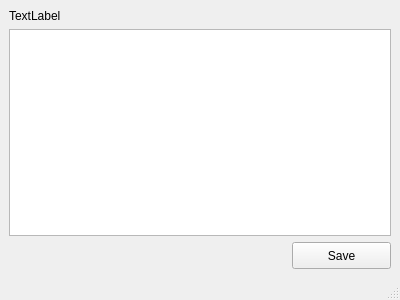
<?xml version="1.0" encoding="UTF-8"?>
<ui version="4.0">
 <class>MainWindowErr</class>
 <widget class="QMainWindow" name="MainWindowErr">
  <property name="geometry">
   <rect>
    <x>0</x>
    <y>0</y>
    <width>400</width>
    <height>300</height>
   </rect>
  </property>
  <property name="windowTitle">
   <string>MYRaf3 - Error</string>
  </property>
  <widget class="QWidget" name="centralwidget">
   <layout class="QGridLayout" name="gridLayout">
    <item row="0" column="0">
     <widget class="QLabel" name="Err_label">
      <property name="text">
       <string>TextLabel</string>
      </property>
     </widget>
    </item>
    <item row="1" column="0" colspan="2">
     <widget class="QListWidget" name="Err_listWidget"/>
    </item>
    <item row="2" column="0">
     <spacer name="horizontalSpacer">
      <property name="orientation">
       <enum>Qt::Horizontal</enum>
      </property>
      <property name="sizeHint" stdset="0">
       <size>
        <width>274</width>
        <height>20</height>
       </size>
      </property>
     </spacer>
    </item>
    <item row="2" column="1">
     <widget class="QPushButton" name="Err_pushButton">
      <property name="minimumSize">
       <size>
        <width>99</width>
        <height>27</height>
       </size>
      </property>
      <property name="maximumSize">
       <size>
        <width>99</width>
        <height>27</height>
       </size>
      </property>
      <property name="text">
       <string>Save</string>
      </property>
     </widget>
    </item>
   </layout>
  </widget>
  <widget class="QMenuBar" name="menubar">
   <property name="geometry">
    <rect>
     <x>0</x>
     <y>0</y>
     <width>400</width>
     <height>25</height>
    </rect>
   </property>
  </widget>
  <widget class="QStatusBar" name="statusbar"/>
 </widget>
 <resources/>
 <connections/>
</ui>
